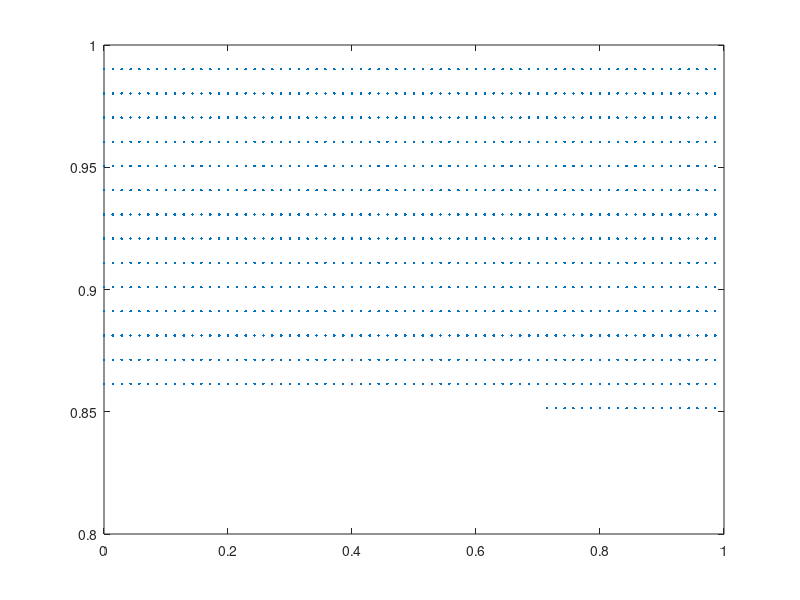

This chart was generated by the following MATLAB code:
m = [0.7142857142857143 ,  0.8514851485148515 ; 
0.7285714285714285 ,  0.8514851485148515 ; 
0.7428571428571429 ,  0.8514851485148515 ; 
0.7571428571428571 ,  0.8514851485148515 ; 
0.7714285714285715 ,  0.8514851485148515 ; 
0.7857142857142857 ,  0.8514851485148515 ; 
0.8 ,  0.8514851485148515 ; 
0.8142857142857143 ,  0.8514851485148515 ; 
0.8285714285714286 ,  0.8514851485148515 ; 
0.8428571428571429 ,  0.8514851485148515 ; 
0.8571428571428571 ,  0.8514851485148515 ; 
0.8714285714285714 ,  0.8514851485148515 ; 
0.8857142857142857 ,  0.8514851485148515 ; 
0.9 ,  0.8514851485148515 ; 
0.9142857142857143 ,  0.8514851485148515 ; 
0.9285714285714286 ,  0.8514851485148515 ; 
0.9428571428571428 ,  0.8514851485148515 ; 
0.9571428571428572 ,  0.8514851485148515 ; 
0.9714285714285714 ,  0.8514851485148515 ; 
0.9857142857142858 ,  0.8514851485148515 ; 
0 ,  0.8613861386138614 ; 
0.014285714285714285 ,  0.8613861386138614 ; 
0.02857142857142857 ,  0.8613861386138614 ; 
0.04285714285714286 ,  0.8613861386138614 ; 
0.05714285714285714 ,  0.8613861386138614 ; 
0.07142857142857142 ,  0.8613861386138614 ; 
0.08571428571428572 ,  0.8613861386138614 ; 
0.1 ,  0.8613861386138614 ; 
0.11428571428571428 ,  0.8613861386138614 ; 
0.12857142857142856 ,  0.8613861386138614 ; 
0.14285714285714285 ,  0.8613861386138614 ; 
0.15714285714285714 ,  0.8613861386138614 ; 
0.17142857142857143 ,  0.8613861386138614 ; 
0.18571428571428572 ,  0.8613861386138614 ; 
0.2 ,  0.8613861386138614 ; 
0.21428571428571427 ,  0.8613861386138614 ; 
0.22857142857142856 ,  0.8613861386138614 ; 
0.24285714285714285 ,  0.8613861386138614 ; 
0.2571428571428571 ,  0.8613861386138614 ; 
0.2714285714285714 ,  0.8613861386138614 ; 
0.2857142857142857 ,  0.8613861386138614 ; 
0.3 ,  0.8613861386138614 ; 
0.3142857142857143 ,  0.8613861386138614 ; 
0.32857142857142857 ,  0.8613861386138614 ; 
0.34285714285714286 ,  0.8613861386138614 ; 
0.35714285714285715 ,  0.8613861386138614 ; 
0.37142857142857144 ,  0.8613861386138614 ; 
0.38571428571428573 ,  0.8613861386138614 ; 
0.4 ,  0.8613861386138614 ; 
0.4142857142857143 ,  0.8613861386138614 ; 
0.42857142857142855 ,  0.8613861386138614 ; 
0.44285714285714284 ,  0.8613861386138614 ; 
0.45714285714285713 ,  0.8613861386138614 ; 
0.4714285714285714 ,  0.8613861386138614 ; 
0.4857142857142857 ,  0.8613861386138614 ; 
0.5 ,  0.8613861386138614 ; 
0.5142857142857142 ,  0.8613861386138614 ; 
0.5285714285714286 ,  0.8613861386138614 ; 
0.5428571428571428 ,  0.8613861386138614 ; 
0.5571428571428572 ,  0.8613861386138614 ; 
0.5714285714285714 ,  0.8613861386138614 ; 
0.5857142857142857 ,  0.8613861386138614 ; 
0.6 ,  0.8613861386138614 ; 
0.6142857142857143 ,  0.8613861386138614 ; 
0.6285714285714286 ,  0.8613861386138614 ; 
0.6428571428571429 ,  0.8613861386138614 ; 
0.6571428571428571 ,  0.8613861386138614 ; 
0.6714285714285714 ,  0.8613861386138614 ; 
0.6857142857142857 ,  0.8613861386138614 ; 
0.7 ,  0.8613861386138614 ; 
0.7142857142857143 ,  0.8613861386138614 ; 
0.7285714285714285 ,  0.8613861386138614 ; 
0.7428571428571429 ,  0.8613861386138614 ; 
0.7571428571428571 ,  0.8613861386138614 ; 
0.7714285714285715 ,  0.8613861386138614 ; 
0.7857142857142857 ,  0.8613861386138614 ; 
0.8 ,  0.8613861386138614 ; 
0.8142857142857143 ,  0.8613861386138614 ; 
0.8285714285714286 ,  0.8613861386138614 ; 
0.8428571428571429 ,  0.8613861386138614 ; 
0.8571428571428571 ,  0.8613861386138614 ; 
0.8714285714285714 ,  0.8613861386138614 ; 
0.8857142857142857 ,  0.8613861386138614 ; 
0.9 ,  0.8613861386138614 ; 
0.9142857142857143 ,  0.8613861386138614 ; 
0.9285714285714286 ,  0.8613861386138614 ; 
0.9428571428571428 ,  0.8613861386138614 ; 
0.9571428571428572 ,  0.8613861386138614 ; 
0.9714285714285714 ,  0.8613861386138614 ; 
0.9857142857142858 ,  0.8613861386138614 ; 
0 ,  0.8712871287128713 ; 
0.014285714285714285 ,  0.8712871287128713 ; 
0.02857142857142857 ,  0.8712871287128713 ; 
0.04285714285714286 ,  0.8712871287128713 ; 
0.05714285714285714 ,  0.8712871287128713 ; 
0.07142857142857142 ,  0.8712871287128713 ; 
0.08571428571428572 ,  0.8712871287128713 ; 
0.1 ,  0.8712871287128713 ; 
0.11428571428571428 ,  0.8712871287128713 ; 
0.12857142857142856 ,  0.8712871287128713 ; 
0.14285714285714285 ,  0.8712871287128713 ; 
0.15714285714285714 ,  0.8712871287128713 ; 
0.17142857142857143 ,  0.8712871287128713 ; 
0.18571428571428572 ,  0.8712871287128713 ; 
0.2 ,  0.8712871287128713 ; 
0.21428571428571427 ,  0.8712871287128713 ; 
0.22857142857142856 ,  0.8712871287128713 ; 
0.24285714285714285 ,  0.8712871287128713 ; 
0.2571428571428571 ,  0.8712871287128713 ; 
0.2714285714285714 ,  0.8712871287128713 ; 
0.2857142857142857 ,  0.8712871287128713 ; 
0.3 ,  0.8712871287128713 ; 
0.3142857142857143 ,  0.8712871287128713 ; 
0.32857142857142857 ,  0.8712871287128713 ; 
0.34285714285714286 ,  0.8712871287128713 ; 
0.35714285714285715 ,  0.8712871287128713 ; 
0.37142857142857144 ,  0.8712871287128713 ; 
0.38571428571428573 ,  0.8712871287128713 ; 
0.4 ,  0.8712871287128713 ; 
0.4142857142857143 ,  0.8712871287128713 ; 
0.42857142857142855 ,  0.8712871287128713 ; 
0.44285714285714284 ,  0.8712871287128713 ; 
0.45714285714285713 ,  0.8712871287128713 ; 
0.4714285714285714 ,  0.8712871287128713 ; 
0.4857142857142857 ,  0.8712871287128713 ; 
0.5 ,  0.8712871287128713 ; 
0.5142857142857142 ,  0.8712871287128713 ; 
0.5285714285714286 ,  0.8712871287128713 ; 
0.5428571428571428 ,  0.8712871287128713 ; 
0.5571428571428572 ,  0.8712871287128713 ; 
0.5714285714285714 ,  0.8712871287128713 ; 
0.5857142857142857 ,  0.8712871287128713 ; 
0.6 ,  0.8712871287128713 ; 
0.6142857142857143 ,  0.8712871287128713 ; 
0.6285714285714286 ,  0.8712871287128713 ; 
0.6428571428571429 ,  0.8712871287128713 ; 
0.6571428571428571 ,  0.8712871287128713 ; 
0.6714285714285714 ,  0.8712871287128713 ; 
0.6857142857142857 ,  0.8712871287128713 ; 
0.7 ,  0.8712871287128713 ; 
0.7142857142857143 ,  0.8712871287128713 ; 
0.7285714285714285 ,  0.8712871287128713 ; 
0.7428571428571429 ,  0.8712871287128713 ; 
0.7571428571428571 ,  0.8712871287128713 ; 
0.7714285714285715 ,  0.8712871287128713 ; 
0.7857142857142857 ,  0.8712871287128713 ; 
0.8 ,  0.8712871287128713 ; 
0.8142857142857143 ,  0.8712871287128713 ; 
0.8285714285714286 ,  0.8712871287128713 ; 
0.8428571428571429 ,  0.8712871287128713 ; 
0.8571428571428571 ,  0.8712871287128713 ; 
0.8714285714285714 ,  0.8712871287128713 ; 
0.8857142857142857 ,  0.8712871287128713 ; 
0.9 ,  0.8712871287128713 ; 
0.9142857142857143 ,  0.8712871287128713 ; 
0.9285714285714286 ,  0.8712871287128713 ; 
0.9428571428571428 ,  0.8712871287128713 ; 
0.9571428571428572 ,  0.8712871287128713 ; 
0.9714285714285714 ,  0.8712871287128713 ; 
0.9857142857142858 ,  0.8712871287128713 ; 
0 ,  0.8811881188118812 ; 
0.014285714285714285 ,  0.8811881188118812 ; 
0.02857142857142857 ,  0.8811881188118812 ; 
0.04285714285714286 ,  0.8811881188118812 ; 
0.05714285714285714 ,  0.8811881188118812 ; 
0.07142857142857142 ,  0.8811881188118812 ; 
0.08571428571428572 ,  0.8811881188118812 ; 
0.1 ,  0.8811881188118812 ; 
0.11428571428571428 ,  0.8811881188118812 ; 
0.12857142857142856 ,  0.8811881188118812 ; 
0.14285714285714285 ,  0.8811881188118812 ; 
0.15714285714285714 ,  0.8811881188118812 ; 
0.17142857142857143 ,  0.8811881188118812 ; 
0.18571428571428572 ,  0.8811881188118812 ; 
0.2 ,  0.8811881188118812 ; 
0.21428571428571427 ,  0.8811881188118812 ; 
0.22857142857142856 ,  0.8811881188118812 ; 
0.24285714285714285 ,  0.8811881188118812 ; 
0.2571428571428571 ,  0.8811881188118812 ; 
0.2714285714285714 ,  0.8811881188118812 ; 
0.2857142857142857 ,  0.8811881188118812 ; 
0.3 ,  0.8811881188118812 ; 
0.3142857142857143 ,  0.8811881188118812 ; 
0.32857142857142857 ,  0.8811881188118812 ; 
0.34285714285714286 ,  0.8811881188118812 ; 
0.35714285714285715 ,  0.8811881188118812 ; 
0.37142857142857144 ,  0.8811881188118812 ; 
0.38571428571428573 ,  0.8811881188118812 ; 
0.4 ,  0.8811881188118812 ; 
0.4142857142857143 ,  0.8811881188118812 ; 
0.42857142857142855 ,  0.8811881188118812 ; 
0.44285714285714284 ,  0.8811881188118812 ; 
0.45714285714285713 ,  0.8811881188118812 ; 
0.4714285714285714 ,  0.8811881188118812 ; 
0.4857142857142857 ,  0.8811881188118812 ; 
0.5 ,  0.8811881188118812 ; 
0.5142857142857142 ,  0.8811881188118812 ; 
0.5285714285714286 ,  0.8811881188118812 ; 
0.5428571428571428 ,  0.8811881188118812 ; 
0.5571428571428572 ,  0.8811881188118812 ; 
0.5714285714285714 ,  0.8811881188118812 ; 
0.5857142857142857 ,  0.8811881188118812 ; 
0.6 ,  0.8811881188118812 ; 
0.6142857142857143 ,  0.8811881188118812 ; 
0.6285714285714286 ,  0.8811881188118812 ; 
0.6428571428571429 ,  0.8811881188118812 ; 
0.6571428571428571 ,  0.8811881188118812 ; 
0.6714285714285714 ,  0.8811881188118812 ; 
0.6857142857142857 ,  0.8811881188118812 ; 
0.7 ,  0.8811881188118812 ; 
0.7142857142857143 ,  0.8811881188118812 ; 
0.7285714285714285 ,  0.8811881188118812 ; 
0.7428571428571429 ,  0.8811881188118812 ; 
0.7571428571428571 ,  0.8811881188118812 ; 
0.7714285714285715 ,  0.8811881188118812 ; 
0.7857142857142857 ,  0.8811881188118812 ; 
0.8 ,  0.8811881188118812 ; 
0.8142857142857143 ,  0.8811881188118812 ; 
0.8285714285714286 ,  0.8811881188118812 ; 
0.8428571428571429 ,  0.8811881188118812 ; 
0.8571428571428571 ,  0.8811881188118812 ; 
0.8714285714285714 ,  0.8811881188118812 ; 
0.8857142857142857 ,  0.8811881188118812 ; 
0.9 ,  0.8811881188118812 ; 
0.9142857142857143 ,  0.8811881188118812 ; 
0.9285714285714286 ,  0.8811881188118812 ; 
0.9428571428571428 ,  0.8811881188118812 ; 
0.9571428571428572 ,  0.8811881188118812 ; 
0.9714285714285714 ,  0.8811881188118812 ; 
0.9857142857142858 ,  0.8811881188118812 ; 
0 ,  0.8910891089108911 ; 
0.014285714285714285 ,  0.8910891089108911 ; 
0.02857142857142857 ,  0.8910891089108911 ; 
0.04285714285714286 ,  0.8910891089108911 ; 
0.05714285714285714 ,  0.8910891089108911 ; 
0.07142857142857142 ,  0.8910891089108911 ; 
0.08571428571428572 ,  0.8910891089108911 ; 
0.1 ,  0.8910891089108911 ; 
0.11428571428571428 ,  0.8910891089108911 ; 
0.12857142857142856 ,  0.8910891089108911 ; 
0.14285714285714285 ,  0.8910891089108911 ; 
0.15714285714285714 ,  0.8910891089108911 ; 
0.17142857142857143 ,  0.8910891089108911 ; 
0.18571428571428572 ,  0.8910891089108911 ; 
0.2 ,  0.8910891089108911 ; 
0.21428571428571427 ,  0.8910891089108911 ; 
0.22857142857142856 ,  0.8910891089108911 ; 
0.24285714285714285 ,  0.8910891089108911 ; 
0.2571428571428571 ,  0.8910891089108911 ; 
0.2714285714285714 ,  0.8910891089108911 ; 
0.2857142857142857 ,  0.8910891089108911 ; 
0.3 ,  0.8910891089108911 ; 
0.3142857142857143 ,  0.8910891089108911 ; 
0.32857142857142857 ,  0.8910891089108911 ; 
0.34285714285714286 ,  0.8910891089108911 ; 
0.35714285714285715 ,  0.8910891089108911 ; 
0.37142857142857144 ,  0.8910891089108911 ; 
0.38571428571428573 ,  0.8910891089108911 ; 
0.4 ,  0.8910891089108911 ; 
0.4142857142857143 ,  0.8910891089108911 ; 
0.42857142857142855 ,  0.8910891089108911 ; 
0.44285714285714284 ,  0.8910891089108911 ; 
0.45714285714285713 ,  0.8910891089108911 ; 
0.4714285714285714 ,  0.8910891089108911 ; 
0.4857142857142857 ,  0.8910891089108911 ; 
0.5 ,  0.8910891089108911 ; 
0.5142857142857142 ,  0.8910891089108911 ; 
0.5285714285714286 ,  0.8910891089108911 ; 
0.5428571428571428 ,  0.8910891089108911 ; 
0.5571428571428572 ,  0.8910891089108911 ; 
0.5714285714285714 ,  0.8910891089108911 ; 
0.5857142857142857 ,  0.8910891089108911 ; 
0.6 ,  0.8910891089108911 ; 
0.6142857142857143 ,  0.8910891089108911 ; 
0.6285714285714286 ,  0.8910891089108911 ; 
0.6428571428571429 ,  0.8910891089108911 ; 
0.6571428571428571 ,  0.8910891089108911 ; 
0.6714285714285714 ,  0.8910891089108911 ; 
0.6857142857142857 ,  0.8910891089108911 ; 
0.7 ,  0.8910891089108911 ; 
0.7142857142857143 ,  0.8910891089108911 ; 
0.7285714285714285 ,  0.8910891089108911 ; 
0.7428571428571429 ,  0.8910891089108911 ; 
0.7571428571428571 ,  0.8910891089108911 ; 
0.7714285714285715 ,  0.8910891089108911 ; 
0.7857142857142857 ,  0.8910891089108911 ; 
0.8 ,  0.8910891089108911 ; 
0.8142857142857143 ,  0.8910891089108911 ; 
0.8285714285714286 ,  0.8910891089108911 ; 
0.8428571428571429 ,  0.8910891089108911 ; 
0.8571428571428571 ,  0.8910891089108911 ; 
0.8714285714285714 ,  0.8910891089108911 ; 
0.8857142857142857 ,  0.8910891089108911 ; 
0.9 ,  0.8910891089108911 ; 
0.9142857142857143 ,  0.8910891089108911 ; 
0.9285714285714286 ,  0.8910891089108911 ; 
0.9428571428571428 ,  0.8910891089108911 ; 
0.9571428571428572 ,  0.8910891089108911 ; 
0.9714285714285714 ,  0.8910891089108911 ; 
0.9857142857142858 ,  0.8910891089108911 ; 
0 ,  0.900990099009901 ; 
0.014285714285714285 ,  0.900990099009901 ; 
0.02857142857142857 ,  0.900990099009901 ; 
0.04285714285714286 ,  0.900990099009901 ; 
0.05714285714285714 ,  0.900990099009901 ; 
0.07142857142857142 ,  0.900990099009901 ; 
0.08571428571428572 ,  0.900990099009901 ; 
0.1 ,  0.900990099009901 ; 
0.11428571428571428 ,  0.900990099009901 ; 
0.12857142857142856 ,  0.900990099009901 ; 
0.14285714285714285 ,  0.900990099009901 ; 
0.15714285714285714 ,  0.900990099009901 ; 
0.17142857142857143 ,  0.900990099009901 ; 
0.18571428571428572 ,  0.900990099009901 ; 
0.2 ,  0.900990099009901 ; 
0.21428571428571427 ,  0.900990099009901 ; 
0.22857142857142856 ,  0.900990099009901 ; 
0.24285714285714285 ,  0.900990099009901 ; 
0.2571428571428571 ,  0.900990099009901 ; 
0.2714285714285714 ,  0.900990099009901 ; 
0.2857142857142857 ,  0.900990099009901 ; 
0.3 ,  0.900990099009901 ; 
0.3142857142857143 ,  0.900990099009901 ; 
0.32857142857142857 ,  0.900990099009901 ; 
0.34285714285714286 ,  0.900990099009901 ; 
0.35714285714285715 ,  0.900990099009901 ; 
0.37142857142857144 ,  0.900990099009901 ; 
0.38571428571428573 ,  0.900990099009901 ; 
0.4 ,  0.900990099009901 ; 
0.4142857142857143 ,  0.900990099009901 ; 
0.42857142857142855 ,  0.900990099009901 ; 
0.44285714285714284 ,  0.900990099009901 ; 
0.45714285714285713 ,  0.900990099009901 ; 
0.4714285714285714 ,  0.900990099009901 ; 
0.4857142857142857 ,  0.900990099009901 ; 
0.5 ,  0.900990099009901 ; 
0.5142857142857142 ,  0.900990099009901 ; 
0.5285714285714286 ,  0.900990099009901 ; 
0.5428571428571428 ,  0.900990099009901 ; 
0.5571428571428572 ,  0.900990099009901 ; 
0.5714285714285714 ,  0.900990099009901 ; 
0.5857142857142857 ,  0.900990099009901 ; 
0.6 ,  0.900990099009901 ; 
0.6142857142857143 ,  0.900990099009901 ; 
0.6285714285714286 ,  0.900990099009901 ; 
0.6428571428571429 ,  0.900990099009901 ; 
0.6571428571428571 ,  0.900990099009901 ; 
0.6714285714285714 ,  0.900990099009901 ; 
0.6857142857142857 ,  0.900990099009901 ; 
0.7 ,  0.900990099009901 ; 
0.7142857142857143 ,  0.900990099009901 ; 
0.7285714285714285 ,  0.900990099009901 ; 
0.7428571428571429 ,  0.900990099009901 ; 
0.7571428571428571 ,  0.900990099009901 ; 
0.7714285714285715 ,  0.900990099009901 ; 
0.7857142857142857 ,  0.900990099009901 ; 
0.8 ,  0.900990099009901 ; 
0.8142857142857143 ,  0.900990099009901 ; 
0.8285714285714286 ,  0.900990099009901 ; 
0.8428571428571429 ,  0.900990099009901 ; 
0.8571428571428571 ,  0.900990099009901 ; 
0.8714285714285714 ,  0.900990099009901 ; 
0.8857142857142857 ,  0.900990099009901 ; 
0.9 ,  0.900990099009901 ; 
0.9142857142857143 ,  0.900990099009901 ; 
0.9285714285714286 ,  0.900990099009901 ; 
0.9428571428571428 ,  0.900990099009901 ; 
0.9571428571428572 ,  0.900990099009901 ; 
0.9714285714285714 ,  0.900990099009901 ; 
0.9857142857142858 ,  0.900990099009901 ; 
0 ,  0.9108910891089109 ; 
0.014285714285714285 ,  0.9108910891089109 ; 
0.02857142857142857 ,  0.9108910891089109 ; 
0.04285714285714286 ,  0.9108910891089109 ; 
0.05714285714285714 ,  0.9108910891089109 ; 
0.07142857142857142 ,  0.9108910891089109 ; 
0.08571428571428572 ,  0.9108910891089109 ; 
0.1 ,  0.9108910891089109 ; 
0.11428571428571428 ,  0.9108910891089109 ; 
0.12857142857142856 ,  0.9108910891089109 ; 
0.14285714285714285 ,  0.9108910891089109 ; 
0.15714285714285714 ,  0.9108910891089109 ; 
0.17142857142857143 ,  0.9108910891089109 ; 
0.18571428571428572 ,  0.9108910891089109 ; 
0.2 ,  0.9108910891089109 ; 
0.21428571428571427 ,  0.9108910891089109 ; 
0.22857142857142856 ,  0.9108910891089109 ; 
0.24285714285714285 ,  0.9108910891089109 ; 
0.2571428571428571 ,  0.9108910891089109 ; 
0.2714285714285714 ,  0.9108910891089109 ; 
0.2857142857142857 ,  0.9108910891089109 ; 
0.3 ,  0.9108910891089109 ; 
0.3142857142857143 ,  0.9108910891089109 ; 
0.32857142857142857 ,  0.9108910891089109 ; 
0.34285714285714286 ,  0.9108910891089109 ; 
0.35714285714285715 ,  0.9108910891089109 ; 
0.37142857142857144 ,  0.9108910891089109 ; 
0.38571428571428573 ,  0.9108910891089109 ; 
0.4 ,  0.9108910891089109 ; 
0.4142857142857143 ,  0.9108910891089109 ; 
0.42857142857142855 ,  0.9108910891089109 ; 
0.44285714285714284 ,  0.9108910891089109 ; 
0.45714285714285713 ,  0.9108910891089109 ; 
0.4714285714285714 ,  0.9108910891089109 ; 
0.4857142857142857 ,  0.9108910891089109 ; 
0.5 ,  0.9108910891089109 ; 
0.5142857142857142 ,  0.9108910891089109 ; 
0.5285714285714286 ,  0.9108910891089109 ; 
0.5428571428571428 ,  0.9108910891089109 ; 
0.5571428571428572 ,  0.9108910891089109 ; 
0.5714285714285714 ,  0.9108910891089109 ; 
0.5857142857142857 ,  0.9108910891089109 ; 
0.6 ,  0.9108910891089109 ; 
0.6142857142857143 ,  0.9108910891089109 ; 
0.6285714285714286 ,  0.9108910891089109 ; 
0.6428571428571429 ,  0.9108910891089109 ; 
0.6571428571428571 ,  0.9108910891089109 ; 
0.6714285714285714 ,  0.9108910891089109 ; 
0.6857142857142857 ,  0.9108910891089109 ; 
0.7 ,  0.9108910891089109 ; 
0.7142857142857143 ,  0.9108910891089109 ; 
0.7285714285714285 ,  0.9108910891089109 ; 
0.7428571428571429 ,  0.9108910891089109 ; 
0.7571428571428571 ,  0.9108910891089109 ; 
0.7714285714285715 ,  0.9108910891089109 ; 
0.7857142857142857 ,  0.9108910891089109 ; 
0.8 ,  0.9108910891089109 ; 
0.8142857142857143 ,  0.9108910891089109 ; 
0.8285714285714286 ,  0.9108910891089109 ; 
0.8428571428571429 ,  0.9108910891089109 ; 
0.8571428571428571 ,  0.9108910891089109 ; 
0.8714285714285714 ,  0.9108910891089109 ; 
0.8857142857142857 ,  0.9108910891089109 ; 
0.9 ,  0.9108910891089109 ; 
0.9142857142857143 ,  0.9108910891089109 ; 
0.9285714285714286 ,  0.9108910891089109 ; 
0.9428571428571428 ,  0.9108910891089109 ; 
0.9571428571428572 ,  0.9108910891089109 ; 
0.9714285714285714 ,  0.9108910891089109 ; 
0.9857142857142858 ,  0.9108910891089109 ; 
0 ,  0.9207920792079208 ; 
0.014285714285714285 ,  0.9207920792079208 ; 
0.02857142857142857 ,  0.9207920792079208 ; 
0.04285714285714286 ,  0.9207920792079208 ; 
0.05714285714285714 ,  0.9207920792079208 ; 
0.07142857142857142 ,  0.9207920792079208 ; 
0.08571428571428572 ,  0.9207920792079208 ; 
0.1 ,  0.9207920792079208 ; 
0.11428571428571428 ,  0.9207920792079208 ; 
0.12857142857142856 ,  0.9207920792079208 ; 
0.14285714285714285 ,  0.9207920792079208 ; 
0.15714285714285714 ,  0.9207920792079208 ; 
0.17142857142857143 ,  0.9207920792079208 ; 
0.18571428571428572 ,  0.9207920792079208 ; 
0.2 ,  0.9207920792079208 ; 
0.21428571428571427 ,  0.9207920792079208 ; 
0.22857142857142856 ,  0.9207920792079208 ; 
0.24285714285714285 ,  0.9207920792079208 ; 
0.2571428571428571 ,  0.9207920792079208 ; 
0.2714285714285714 ,  0.9207920792079208 ; 
0.2857142857142857 ,  0.9207920792079208 ; 
0.3 ,  0.9207920792079208 ; 
0.3142857142857143 ,  0.9207920792079208 ; 
0.32857142857142857 ,  0.9207920792079208 ; 
0.34285714285714286 ,  0.9207920792079208 ; 
0.35714285714285715 ,  0.9207920792079208 ; 
0.37142857142857144 ,  0.9207920792079208 ; 
0.38571428571428573 ,  0.9207920792079208 ; 
0.4 ,  0.9207920792079208 ; 
0.4142857142857143 ,  0.9207920792079208 ; 
0.42857142857142855 ,  0.9207920792079208 ; 
0.44285714285714284 ,  0.9207920792079208 ; 
0.45714285714285713 ,  0.9207920792079208 ; 
0.4714285714285714 ,  0.9207920792079208 ; 
0.4857142857142857 ,  0.9207920792079208 ; 
0.5 ,  0.9207920792079208 ; 
0.5142857142857142 ,  0.9207920792079208 ; 
0.5285714285714286 ,  0.9207920792079208 ; 
0.5428571428571428 ,  0.9207920792079208 ; 
0.5571428571428572 ,  0.9207920792079208 ; 
0.5714285714285714 ,  0.9207920792079208 ; 
0.5857142857142857 ,  0.9207920792079208 ; 
0.6 ,  0.9207920792079208 ; 
0.6142857142857143 ,  0.9207920792079208 ; 
0.6285714285714286 ,  0.9207920792079208 ; 
0.6428571428571429 ,  0.9207920792079208 ; 
0.6571428571428571 ,  0.9207920792079208 ; 
0.6714285714285714 ,  0.9207920792079208 ; 
0.6857142857142857 ,  0.9207920792079208 ; 
0.7 ,  0.9207920792079208 ; 
0.7142857142857143 ,  0.9207920792079208 ; 
0.7285714285714285 ,  0.9207920792079208 ; 
0.7428571428571429 ,  0.9207920792079208 ; 
0.7571428571428571 ,  0.9207920792079208 ; 
0.7714285714285715 ,  0.9207920792079208 ; 
0.7857142857142857 ,  0.9207920792079208 ; 
0.8 ,  0.9207920792079208 ; 
0.8142857142857143 ,  0.9207920792079208 ; 
0.8285714285714286 ,  0.9207920792079208 ; 
0.8428571428571429 ,  0.9207920792079208 ; 
0.8571428571428571 ,  0.9207920792079208 ; 
0.8714285714285714 ,  0.9207920792079208 ; 
0.8857142857142857 ,  0.9207920792079208 ; 
0.9 ,  0.9207920792079208 ; 
0.9142857142857143 ,  0.9207920792079208 ; 
0.9285714285714286 ,  0.9207920792079208 ; 
0.9428571428571428 ,  0.9207920792079208 ; 
0.9571428571428572 ,  0.9207920792079208 ; 
0.9714285714285714 ,  0.9207920792079208 ; 
0.9857142857142858 ,  0.9207920792079208 ; 
0 ,  0.9306930693069307 ; 
0.014285714285714285 ,  0.9306930693069307 ; 
0.02857142857142857 ,  0.9306930693069307 ; 
0.04285714285714286 ,  0.9306930693069307 ; 
0.05714285714285714 ,  0.9306930693069307 ; 
0.07142857142857142 ,  0.9306930693069307 ; 
0.08571428571428572 ,  0.9306930693069307 ; 
0.1 ,  0.9306930693069307 ; 
0.11428571428571428 ,  0.9306930693069307 ; 
0.12857142857142856 ,  0.9306930693069307 ; 
0.14285714285714285 ,  0.9306930693069307 ; 
0.15714285714285714 ,  0.9306930693069307 ; 
0.17142857142857143 ,  0.9306930693069307 ; 
0.18571428571428572 ,  0.9306930693069307 ; 
0.2 ,  0.9306930693069307 ; 
0.21428571428571427 ,  0.9306930693069307 ; 
0.22857142857142856 ,  0.9306930693069307 ; 
0.24285714285714285 ,  0.9306930693069307 ; 
0.2571428571428571 ,  0.9306930693069307 ; 
0.2714285714285714 ,  0.9306930693069307 ; 
0.2857142857142857 ,  0.9306930693069307 ; 
0.3 ,  0.9306930693069307 ; 
0.3142857142857143 ,  0.9306930693069307 ; 
0.32857142857142857 ,  0.9306930693069307 ; 
0.34285714285714286 ,  0.9306930693069307 ; 
0.35714285714285715 ,  0.9306930693069307 ; 
0.37142857142857144 ,  0.9306930693069307 ; 
0.38571428571428573 ,  0.9306930693069307 ; 
0.4 ,  0.9306930693069307 ; 
0.4142857142857143 ,  0.9306930693069307 ; 
0.42857142857142855 ,  0.9306930693069307 ; 
0.44285714285714284 ,  0.9306930693069307 ; 
0.45714285714285713 ,  0.9306930693069307 ; 
0.4714285714285714 ,  0.9306930693069307 ; 
0.4857142857142857 ,  0.9306930693069307 ; 
0.5 ,  0.9306930693069307 ; 
0.5142857142857142 ,  0.9306930693069307 ; 
0.5285714285714286 ,  0.9306930693069307 ; 
0.5428571428571428 ,  0.9306930693069307 ; 
0.5571428571428572 ,  0.9306930693069307 ; 
0.5714285714285714 ,  0.9306930693069307 ; 
0.5857142857142857 ,  0.9306930693069307 ; 
0.6 ,  0.9306930693069307 ; 
0.6142857142857143 ,  0.9306930693069307 ; 
0.6285714285714286 ,  0.9306930693069307 ; 
0.6428571428571429 ,  0.9306930693069307 ; 
0.6571428571428571 ,  0.9306930693069307 ; 
0.6714285714285714 ,  0.9306930693069307 ; 
0.6857142857142857 ,  0.9306930693069307 ; 
0.7 ,  0.9306930693069307 ; 
0.7142857142857143 ,  0.9306930693069307 ; 
0.7285714285714285 ,  0.9306930693069307 ; 
0.7428571428571429 ,  0.9306930693069307 ; 
0.7571428571428571 ,  0.9306930693069307 ; 
0.7714285714285715 ,  0.9306930693069307 ; 
0.7857142857142857 ,  0.9306930693069307 ; 
0.8 ,  0.9306930693069307 ; 
0.8142857142857143 ,  0.9306930693069307 ; 
0.8285714285714286 ,  0.9306930693069307 ; 
0.8428571428571429 ,  0.9306930693069307 ; 
0.8571428571428571 ,  0.9306930693069307 ; 
0.8714285714285714 ,  0.9306930693069307 ; 
0.8857142857142857 ,  0.9306930693069307 ; 
0.9 ,  0.9306930693069307 ; 
0.9142857142857143 ,  0.9306930693069307 ; 
0.9285714285714286 ,  0.9306930693069307 ; 
0.9428571428571428 ,  0.9306930693069307 ; 
0.9571428571428572 ,  0.9306930693069307 ; 
0.9714285714285714 ,  0.9306930693069307 ; 
0.9857142857142858 ,  0.9306930693069307 ; 
0 ,  0.9405940594059405 ; 
0.014285714285714285 ,  0.9405940594059405 ; 
0.02857142857142857 ,  0.9405940594059405 ; 
0.04285714285714286 ,  0.9405940594059405 ; 
0.05714285714285714 ,  0.9405940594059405 ; 
0.07142857142857142 ,  0.9405940594059405 ; 
0.08571428571428572 ,  0.9405940594059405 ; 
0.1 ,  0.9405940594059405 ; 
0.11428571428571428 ,  0.9405940594059405 ; 
0.12857142857142856 ,  0.9405940594059405 ; 
0.14285714285714285 ,  0.9405940594059405 ; 
0.15714285714285714 ,  0.9405940594059405 ; 
0.17142857142857143 ,  0.9405940594059405 ; 
0.18571428571428572 ,  0.9405940594059405 ; 
0.2 ,  0.9405940594059405 ; 
0.21428571428571427 ,  0.9405940594059405 ; 
0.22857142857142856 ,  0.9405940594059405 ; 
0.24285714285714285 ,  0.9405940594059405 ; 
0.2571428571428571 ,  0.9405940594059405 ; 
0.2714285714285714 ,  0.9405940594059405 ; 
0.2857142857142857 ,  0.9405940594059405 ; 
0.3 ,  0.9405940594059405 ; 
0.3142857142857143 ,  0.9405940594059405 ; 
0.32857142857142857 ,  0.9405940594059405 ; 
0.34285714285714286 ,  0.9405940594059405 ; 
0.35714285714285715 ,  0.9405940594059405 ; 
0.37142857142857144 ,  0.9405940594059405 ; 
0.38571428571428573 ,  0.9405940594059405 ; 
0.4 ,  0.9405940594059405 ; 
0.4142857142857143 ,  0.9405940594059405 ; 
0.42857142857142855 ,  0.9405940594059405 ; 
0.44285714285714284 ,  0.9405940594059405 ; 
0.45714285714285713 ,  0.9405940594059405 ; 
0.4714285714285714 ,  0.9405940594059405 ; 
0.4857142857142857 ,  0.9405940594059405 ; 
0.5 ,  0.9405940594059405 ; 
0.5142857142857142 ,  0.9405940594059405 ; 
0.5285714285714286 ,  0.9405940594059405 ; 
0.5428571428571428 ,  0.9405940594059405 ; 
0.5571428571428572 ,  0.9405940594059405 ; 
0.5714285714285714 ,  0.9405940594059405 ; 
0.5857142857142857 ,  0.9405940594059405 ; 
0.6 ,  0.9405940594059405 ; 
0.6142857142857143 ,  0.9405940594059405 ; 
0.6285714285714286 ,  0.9405940594059405 ; 
0.6428571428571429 ,  0.9405940594059405 ; 
0.6571428571428571 ,  0.9405940594059405 ; 
0.6714285714285714 ,  0.9405940594059405 ; 
0.6857142857142857 ,  0.9405940594059405 ; 
0.7 ,  0.9405940594059405 ; 
0.7142857142857143 ,  0.9405940594059405 ; 
0.7285714285714285 ,  0.9405940594059405 ; 
0.7428571428571429 ,  0.9405940594059405 ; 
0.7571428571428571 ,  0.9405940594059405 ; 
0.7714285714285715 ,  0.9405940594059405 ; 
0.7857142857142857 ,  0.9405940594059405 ; 
0.8 ,  0.9405940594059405 ; 
0.8142857142857143 ,  0.9405940594059405 ; 
0.8285714285714286 ,  0.9405940594059405 ; 
0.8428571428571429 ,  0.9405940594059405 ; 
0.8571428571428571 ,  0.9405940594059405 ; 
0.8714285714285714 ,  0.9405940594059405 ; 
0.8857142857142857 ,  0.9405940594059405 ; 
0.9 ,  0.9405940594059405 ; 
0.9142857142857143 ,  0.9405940594059405 ; 
0.9285714285714286 ,  0.9405940594059405 ; 
0.9428571428571428 ,  0.9405940594059405 ; 
0.9571428571428572 ,  0.9405940594059405 ; 
0.9714285714285714 ,  0.9405940594059405 ; 
0.9857142857142858 ,  0.9405940594059405 ; 
0 ,  0.9504950495049505 ; 
0.014285714285714285 ,  0.9504950495049505 ; 
0.02857142857142857 ,  0.9504950495049505 ; 
0.04285714285714286 ,  0.9504950495049505 ; 
0.05714285714285714 ,  0.9504950495049505 ; 
0.07142857142857142 ,  0.9504950495049505 ; 
0.08571428571428572 ,  0.9504950495049505 ; 
0.1 ,  0.9504950495049505 ; 
0.11428571428571428 ,  0.9504950495049505 ; 
0.12857142857142856 ,  0.9504950495049505 ; 
0.14285714285714285 ,  0.9504950495049505 ; 
0.15714285714285714 ,  0.9504950495049505 ; 
0.17142857142857143 ,  0.9504950495049505 ; 
0.18571428571428572 ,  0.9504950495049505 ; 
0.2 ,  0.9504950495049505 ; 
0.21428571428571427 ,  0.9504950495049505 ; 
0.22857142857142856 ,  0.9504950495049505 ; 
0.24285714285714285 ,  0.9504950495049505 ; 
0.2571428571428571 ,  0.9504950495049505 ; 
0.2714285714285714 ,  0.9504950495049505 ; 
0.2857142857142857 ,  0.9504950495049505 ; 
0.3 ,  0.9504950495049505 ; 
0.3142857142857143 ,  0.9504950495049505 ; 
0.32857142857142857 ,  0.9504950495049505 ; 
0.34285714285714286 ,  0.9504950495049505 ; 
0.35714285714285715 ,  0.9504950495049505 ; 
0.37142857142857144 ,  0.9504950495049505 ; 
0.38571428571428573 ,  0.9504950495049505 ; 
0.4 ,  0.9504950495049505 ; 
0.4142857142857143 ,  0.9504950495049505 ; 
0.42857142857142855 ,  0.9504950495049505 ; 
0.44285714285714284 ,  0.9504950495049505 ; 
0.45714285714285713 ,  0.9504950495049505 ; 
0.4714285714285714 ,  0.9504950495049505 ; 
0.4857142857142857 ,  0.9504950495049505 ; 
0.5 ,  0.9504950495049505 ; 
0.5142857142857142 ,  0.9504950495049505 ; 
0.5285714285714286 ,  0.9504950495049505 ; 
0.5428571428571428 ,  0.9504950495049505 ; 
0.5571428571428572 ,  0.9504950495049505 ; 
0.5714285714285714 ,  0.9504950495049505 ; 
0.5857142857142857 ,  0.9504950495049505 ; 
0.6 ,  0.9504950495049505 ; 
0.6142857142857143 ,  0.9504950495049505 ; 
0.6285714285714286 ,  0.9504950495049505 ; 
0.6428571428571429 ,  0.9504950495049505 ; 
0.6571428571428571 ,  0.9504950495049505 ; 
0.6714285714285714 ,  0.9504950495049505 ; 
0.6857142857142857 ,  0.9504950495049505 ; 
0.7 ,  0.9504950495049505 ; 
0.7142857142857143 ,  0.9504950495049505 ; 
0.7285714285714285 ,  0.9504950495049505 ; 
0.7428571428571429 ,  0.9504950495049505 ; 
0.7571428571428571 ,  0.9504950495049505 ; 
0.7714285714285715 ,  0.9504950495049505 ; 
0.7857142857142857 ,  0.9504950495049505 ; 
0.8 ,  0.9504950495049505 ; 
0.8142857142857143 ,  0.9504950495049505 ; 
0.8285714285714286 ,  0.9504950495049505 ; 
0.8428571428571429 ,  0.9504950495049505 ; 
0.8571428571428571 ,  0.9504950495049505 ; 
0.8714285714285714 ,  0.9504950495049505 ; 
0.8857142857142857 ,  0.9504950495049505 ; 
0.9 ,  0.9504950495049505 ; 
0.9142857142857143 ,  0.9504950495049505 ; 
0.9285714285714286 ,  0.9504950495049505 ; 
0.9428571428571428 ,  0.9504950495049505 ; 
0.9571428571428572 ,  0.9504950495049505 ; 
0.9714285714285714 ,  0.9504950495049505 ; 
0.9857142857142858 ,  0.9504950495049505 ; 
0 ,  0.9603960396039604 ; 
0.014285714285714285 ,  0.9603960396039604 ; 
0.02857142857142857 ,  0.9603960396039604 ; 
0.04285714285714286 ,  0.9603960396039604 ; 
0.05714285714285714 ,  0.9603960396039604 ; 
0.07142857142857142 ,  0.9603960396039604 ; 
0.08571428571428572 ,  0.9603960396039604 ; 
0.1 ,  0.9603960396039604 ; 
0.11428571428571428 ,  0.9603960396039604 ; 
0.12857142857142856 ,  0.9603960396039604 ; 
0.14285714285714285 ,  0.9603960396039604 ; 
0.15714285714285714 ,  0.9603960396039604 ; 
0.17142857142857143 ,  0.9603960396039604 ; 
0.18571428571428572 ,  0.9603960396039604 ; 
0.2 ,  0.9603960396039604 ; 
0.21428571428571427 ,  0.9603960396039604 ; 
0.22857142857142856 ,  0.9603960396039604 ; 
0.24285714285714285 ,  0.9603960396039604 ; 
0.2571428571428571 ,  0.9603960396039604 ; 
0.2714285714285714 ,  0.9603960396039604 ; 
0.2857142857142857 ,  0.9603960396039604 ; 
0.3 ,  0.9603960396039604 ; 
0.3142857142857143 ,  0.9603960396039604 ; 
0.32857142857142857 ,  0.9603960396039604 ; 
0.34285714285714286 ,  0.9603960396039604 ; 
0.35714285714285715 ,  0.9603960396039604 ; 
0.37142857142857144 ,  0.9603960396039604 ; 
0.38571428571428573 ,  0.9603960396039604 ; 
0.4 ,  0.9603960396039604 ; 
0.4142857142857143 ,  0.9603960396039604 ; 
0.42857142857142855 ,  0.9603960396039604 ; 
0.44285714285714284 ,  0.9603960396039604 ; 
0.45714285714285713 ,  0.9603960396039604 ; 
0.4714285714285714 ,  0.9603960396039604 ; 
0.4857142857142857 ,  0.9603960396039604 ; 
0.5 ,  0.9603960396039604 ; 
0.5142857142857142 ,  0.9603960396039604 ; 
0.5285714285714286 ,  0.9603960396039604 ; 
0.5428571428571428 ,  0.9603960396039604 ; 
0.5571428571428572 ,  0.9603960396039604 ; 
0.5714285714285714 ,  0.9603960396039604 ; 
0.5857142857142857 ,  0.9603960396039604 ; 
0.6 ,  0.9603960396039604 ; 
0.6142857142857143 ,  0.9603960396039604 ; 
0.6285714285714286 ,  0.9603960396039604 ; 
0.6428571428571429 ,  0.9603960396039604 ; 
0.6571428571428571 ,  0.9603960396039604 ; 
0.6714285714285714 ,  0.9603960396039604 ; 
0.6857142857142857 ,  0.9603960396039604 ; 
0.7 ,  0.9603960396039604 ; 
0.7142857142857143 ,  0.9603960396039604 ; 
0.7285714285714285 ,  0.9603960396039604 ; 
0.7428571428571429 ,  0.9603960396039604 ; 
0.7571428571428571 ,  0.9603960396039604 ; 
0.7714285714285715 ,  0.9603960396039604 ; 
0.7857142857142857 ,  0.9603960396039604 ; 
0.8 ,  0.9603960396039604 ; 
0.8142857142857143 ,  0.9603960396039604 ; 
0.8285714285714286 ,  0.9603960396039604 ; 
0.8428571428571429 ,  0.9603960396039604 ; 
0.8571428571428571 ,  0.9603960396039604 ; 
0.8714285714285714 ,  0.9603960396039604 ; 
0.8857142857142857 ,  0.9603960396039604 ; 
0.9 ,  0.9603960396039604 ; 
0.9142857142857143 ,  0.9603960396039604 ; 
0.9285714285714286 ,  0.9603960396039604 ; 
0.9428571428571428 ,  0.9603960396039604 ; 
0.9571428571428572 ,  0.9603960396039604 ; 
0.9714285714285714 ,  0.9603960396039604 ; 
0.9857142857142858 ,  0.9603960396039604 ; 
0 ,  0.9702970297029703 ; 
0.014285714285714285 ,  0.9702970297029703 ; 
0.02857142857142857 ,  0.9702970297029703 ; 
0.04285714285714286 ,  0.9702970297029703 ; 
0.05714285714285714 ,  0.9702970297029703 ; 
0.07142857142857142 ,  0.9702970297029703 ; 
0.08571428571428572 ,  0.9702970297029703 ; 
0.1 ,  0.9702970297029703 ; 
0.11428571428571428 ,  0.9702970297029703 ; 
0.12857142857142856 ,  0.9702970297029703 ; 
0.14285714285714285 ,  0.9702970297029703 ; 
0.15714285714285714 ,  0.9702970297029703 ; 
0.17142857142857143 ,  0.9702970297029703 ; 
0.18571428571428572 ,  0.9702970297029703 ; 
0.2 ,  0.9702970297029703 ; 
0.21428571428571427 ,  0.9702970297029703 ; 
0.22857142857142856 ,  0.9702970297029703 ; 
0.24285714285714285 ,  0.9702970297029703 ; 
0.2571428571428571 ,  0.9702970297029703 ; 
0.2714285714285714 ,  0.9702970297029703 ; 
0.2857142857142857 ,  0.9702970297029703 ; 
0.3 ,  0.9702970297029703 ; 
0.3142857142857143 ,  0.9702970297029703 ; 
0.32857142857142857 ,  0.9702970297029703 ; 
0.34285714285714286 ,  0.9702970297029703 ; 
0.35714285714285715 ,  0.9702970297029703 ; 
0.37142857142857144 ,  0.9702970297029703 ; 
0.38571428571428573 ,  0.9702970297029703 ; 
0.4 ,  0.9702970297029703 ; 
0.4142857142857143 ,  0.9702970297029703 ; 
0.42857142857142855 ,  0.9702970297029703 ; 
0.44285714285714284 ,  0.9702970297029703 ; 
0.45714285714285713 ,  0.9702970297029703 ; 
0.4714285714285714 ,  0.9702970297029703 ; 
0.4857142857142857 ,  0.9702970297029703 ; 
0.5 ,  0.9702970297029703 ; 
0.5142857142857142 ,  0.9702970297029703 ; 
0.5285714285714286 ,  0.9702970297029703 ; 
0.5428571428571428 ,  0.9702970297029703 ; 
0.5571428571428572 ,  0.9702970297029703 ; 
0.5714285714285714 ,  0.9702970297029703 ; 
0.5857142857142857 ,  0.9702970297029703 ; 
0.6 ,  0.9702970297029703 ; 
0.6142857142857143 ,  0.9702970297029703 ; 
0.6285714285714286 ,  0.9702970297029703 ; 
0.6428571428571429 ,  0.9702970297029703 ; 
0.6571428571428571 ,  0.9702970297029703 ; 
0.6714285714285714 ,  0.9702970297029703 ; 
0.6857142857142857 ,  0.9702970297029703 ; 
0.7 ,  0.9702970297029703 ; 
0.7142857142857143 ,  0.9702970297029703 ; 
0.7285714285714285 ,  0.9702970297029703 ; 
0.7428571428571429 ,  0.9702970297029703 ; 
0.7571428571428571 ,  0.9702970297029703 ; 
0.7714285714285715 ,  0.9702970297029703 ; 
0.7857142857142857 ,  0.9702970297029703 ; 
0.8 ,  0.9702970297029703 ; 
0.8142857142857143 ,  0.9702970297029703 ; 
0.8285714285714286 ,  0.9702970297029703 ; 
0.8428571428571429 ,  0.9702970297029703 ; 
0.8571428571428571 ,  0.9702970297029703 ; 
0.8714285714285714 ,  0.9702970297029703 ; 
0.8857142857142857 ,  0.9702970297029703 ; 
0.9 ,  0.9702970297029703 ; 
0.9142857142857143 ,  0.9702970297029703 ; 
0.9285714285714286 ,  0.9702970297029703 ; 
0.9428571428571428 ,  0.9702970297029703 ; 
0.9571428571428572 ,  0.9702970297029703 ; 
0.9714285714285714 ,  0.9702970297029703 ; 
0.9857142857142858 ,  0.9702970297029703 ; 
0 ,  0.9801980198019802 ; 
0.014285714285714285 ,  0.9801980198019802 ; 
0.02857142857142857 ,  0.9801980198019802 ; 
0.04285714285714286 ,  0.9801980198019802 ; 
0.05714285714285714 ,  0.9801980198019802 ; 
0.07142857142857142 ,  0.9801980198019802 ; 
0.08571428571428572 ,  0.9801980198019802 ; 
0.1 ,  0.9801980198019802 ; 
0.11428571428571428 ,  0.9801980198019802 ; 
0.12857142857142856 ,  0.9801980198019802 ; 
0.14285714285714285 ,  0.9801980198019802 ; 
0.15714285714285714 ,  0.9801980198019802 ; 
0.17142857142857143 ,  0.9801980198019802 ; 
0.18571428571428572 ,  0.9801980198019802 ; 
0.2 ,  0.9801980198019802 ; 
0.21428571428571427 ,  0.9801980198019802 ; 
0.22857142857142856 ,  0.9801980198019802 ; 
0.24285714285714285 ,  0.9801980198019802 ; 
0.2571428571428571 ,  0.9801980198019802 ; 
0.2714285714285714 ,  0.9801980198019802 ; 
0.2857142857142857 ,  0.9801980198019802 ; 
0.3 ,  0.9801980198019802 ; 
0.3142857142857143 ,  0.9801980198019802 ; 
0.32857142857142857 ,  0.9801980198019802 ; 
0.34285714285714286 ,  0.9801980198019802 ; 
0.35714285714285715 ,  0.9801980198019802 ; 
0.37142857142857144 ,  0.9801980198019802 ; 
0.38571428571428573 ,  0.9801980198019802 ; 
0.4 ,  0.9801980198019802 ; 
0.4142857142857143 ,  0.9801980198019802 ; 
0.42857142857142855 ,  0.9801980198019802 ; 
0.44285714285714284 ,  0.9801980198019802 ; 
0.45714285714285713 ,  0.9801980198019802 ; 
0.4714285714285714 ,  0.9801980198019802 ; 
0.4857142857142857 ,  0.9801980198019802 ; 
0.5 ,  0.9801980198019802 ; 
0.5142857142857142 ,  0.9801980198019802 ; 
0.5285714285714286 ,  0.9801980198019802 ; 
0.5428571428571428 ,  0.9801980198019802 ; 
0.5571428571428572 ,  0.9801980198019802 ; 
0.5714285714285714 ,  0.9801980198019802 ; 
0.5857142857142857 ,  0.9801980198019802 ; 
0.6 ,  0.9801980198019802 ; 
0.6142857142857143 ,  0.9801980198019802 ; 
0.6285714285714286 ,  0.9801980198019802 ; 
0.6428571428571429 ,  0.9801980198019802 ; 
0.6571428571428571 ,  0.9801980198019802 ; 
0.6714285714285714 ,  0.9801980198019802 ; 
0.6857142857142857 ,  0.9801980198019802 ; 
0.7 ,  0.9801980198019802 ; 
0.7142857142857143 ,  0.9801980198019802 ; 
0.7285714285714285 ,  0.9801980198019802 ; 
0.7428571428571429 ,  0.9801980198019802 ; 
0.7571428571428571 ,  0.9801980198019802 ; 
0.7714285714285715 ,  0.9801980198019802 ; 
0.7857142857142857 ,  0.9801980198019802 ; 
0.8 ,  0.9801980198019802 ; 
0.8142857142857143 ,  0.9801980198019802 ; 
0.8285714285714286 ,  0.9801980198019802 ; 
0.8428571428571429 ,  0.9801980198019802 ; 
0.8571428571428571 ,  0.9801980198019802 ; 
0.8714285714285714 ,  0.9801980198019802 ; 
0.8857142857142857 ,  0.9801980198019802 ; 
0.9 ,  0.9801980198019802 ; 
0.9142857142857143 ,  0.9801980198019802 ; 
0.9285714285714286 ,  0.9801980198019802 ; 
0.9428571428571428 ,  0.9801980198019802 ; 
0.9571428571428572 ,  0.9801980198019802 ; 
0.9714285714285714 ,  0.9801980198019802 ; 
0.9857142857142858 ,  0.9801980198019802 ; 
0 ,  0.9900990099009901 ; 
0.014285714285714285 ,  0.9900990099009901 ; 
0.02857142857142857 ,  0.9900990099009901 ; 
0.04285714285714286 ,  0.9900990099009901 ; 
0.05714285714285714 ,  0.9900990099009901 ; 
0.07142857142857142 ,  0.9900990099009901 ; 
0.08571428571428572 ,  0.9900990099009901 ; 
0.1 ,  0.9900990099009901 ; 
0.11428571428571428 ,  0.9900990099009901 ; 
0.12857142857142856 ,  0.9900990099009901 ; 
0.14285714285714285 ,  0.9900990099009901 ; 
0.15714285714285714 ,  0.9900990099009901 ; 
0.17142857142857143 ,  0.9900990099009901 ; 
0.18571428571428572 ,  0.9900990099009901 ; 
0.2 ,  0.9900990099009901 ; 
0.21428571428571427 ,  0.9900990099009901 ; 
0.22857142857142856 ,  0.9900990099009901 ; 
0.24285714285714285 ,  0.9900990099009901 ; 
0.2571428571428571 ,  0.9900990099009901 ; 
0.2714285714285714 ,  0.9900990099009901 ; 
0.2857142857142857 ,  0.9900990099009901 ; 
0.3 ,  0.9900990099009901 ; 
0.3142857142857143 ,  0.9900990099009901 ; 
0.32857142857142857 ,  0.9900990099009901 ; 
0.34285714285714286 ,  0.9900990099009901 ; 
0.35714285714285715 ,  0.9900990099009901 ; 
0.37142857142857144 ,  0.9900990099009901 ; 
0.38571428571428573 ,  0.9900990099009901 ; 
0.4 ,  0.9900990099009901 ; 
0.4142857142857143 ,  0.9900990099009901 ; 
0.42857142857142855 ,  0.9900990099009901 ; 
0.44285714285714284 ,  0.9900990099009901 ; 
0.45714285714285713 ,  0.9900990099009901 ; 
0.4714285714285714 ,  0.9900990099009901 ; 
0.4857142857142857 ,  0.9900990099009901 ; 
0.5 ,  0.9900990099009901 ; 
0.5142857142857142 ,  0.9900990099009901 ; 
0.5285714285714286 ,  0.9900990099009901 ; 
0.5428571428571428 ,  0.9900990099009901 ; 
0.5571428571428572 ,  0.9900990099009901 ; 
0.5714285714285714 ,  0.9900990099009901 ; 
0.5857142857142857 ,  0.9900990099009901 ; 
0.6 ,  0.9900990099009901 ; 
0.6142857142857143 ,  0.9900990099009901 ; 
0.6285714285714286 ,  0.9900990099009901 ; 
0.6428571428571429 ,  0.9900990099009901 ; 
0.6571428571428571 ,  0.9900990099009901 ; 
0.6714285714285714 ,  0.9900990099009901 ; 
0.6857142857142857 ,  0.9900990099009901 ; 
0.7 ,  0.9900990099009901 ; 
0.7142857142857143 ,  0.9900990099009901 ; 
0.7285714285714285 ,  0.9900990099009901 ; 
0.7428571428571429 ,  0.9900990099009901 ; 
0.7571428571428571 ,  0.9900990099009901 ; 
0.7714285714285715 ,  0.9900990099009901 ; 
0.7857142857142857 ,  0.9900990099009901 ; 
0.8 ,  0.9900990099009901 ; 
0.8142857142857143 ,  0.9900990099009901 ; 
0.8285714285714286 ,  0.9900990099009901 ; 
0.8428571428571429 ,  0.9900990099009901 ; 
0.8571428571428571 ,  0.9900990099009901 ; 
0.8714285714285714 ,  0.9900990099009901 ; 
0.8857142857142857 ,  0.9900990099009901 ; 
0.9 ,  0.9900990099009901 ; 
0.9142857142857143 ,  0.9900990099009901 ; 
0.9285714285714286 ,  0.9900990099009901 ; 
0.9428571428571428 ,  0.9900990099009901 ; 
0.9571428571428572 ,  0.9900990099009901 ; 
0.9714285714285714 ,  0.9900990099009901 ; 
0.9857142857142858 ,  0.9900990099009901 ];

plot(m(:,1), m(:,2), '.')